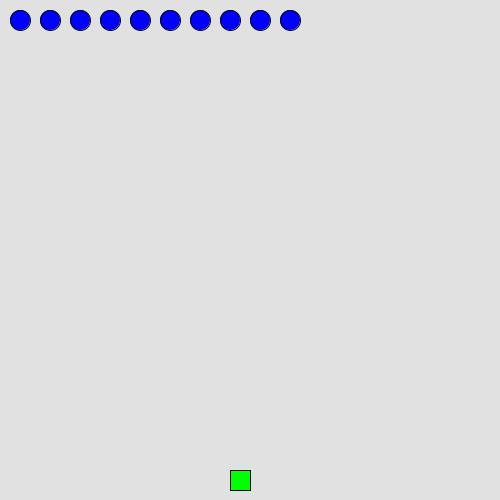
Frame 1 (no input)
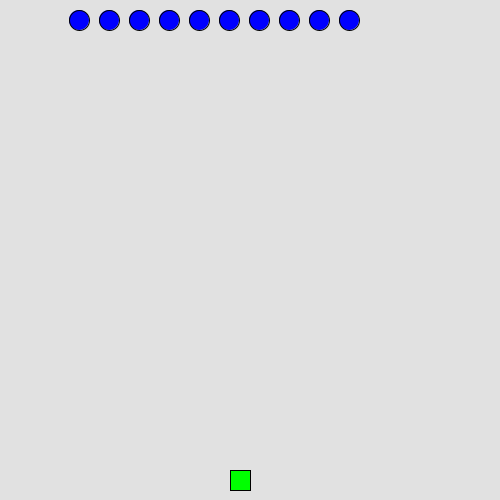
Frame 60 (the mouse pressed at the canvas centre just before this capture)
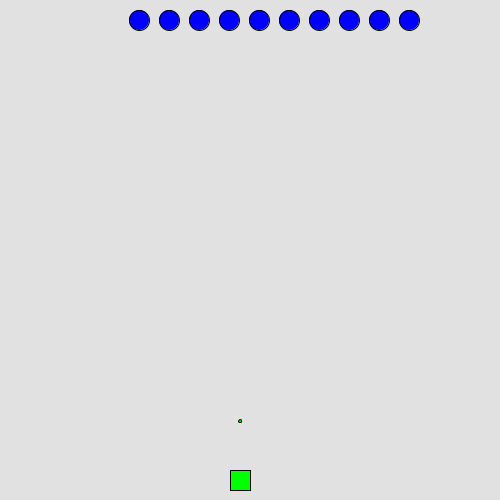
Frame 120 (the mouse held since frame 60 and released just before this capture)

The Processing sketch that drew these frames (run headless with seeded random() and noise(); from frame 60 on, the mouse is pressed at the canvas centre):

// Processing sketch: processing_129704
// ── processing_129704.pde

int noOfInvaderRows = 1;        //Number of invaders for one column
int noOfInvaderColumns = 10;    //Number of invaders for one line
int noOfInvaders = noOfInvaderRows * noOfInvaderColumns;
float[][][] invad = new float[noOfInvaderRows ][noOfInvaderColumns ][2];
int noOfBullets = 10;
float[][] bullet = {{-100, 0}, {-100, 0}, {-100, 0}, {-100, 0}, {-100, 0}, {-100, 0}, {-100, 0}, {-100, 0}, {-100, 0}, {-100, 0}};
float rx, ry;
float invaderY = 20;
int sz = 20;
int shoot = 0;

void setup() {
    size(500, 500);
    rx = 240;    //defense
    ry = 480;
    //invaders
    for(int i=0; i<noOfInvaderRows; i++){
        for(int j=0; j<noOfInvaderColumns; j++){
            invad[i][j][0] = invaderY+j*30;
            invad[i][j][1] = invaderY+i*30;
        }
    }

    rectMode(CENTER);
    frameRate(30);
}

void draw() {
    background(225);
    invaders();
    defense();
}

int direction = 0;
float yStep = 20;
void invaders(){
    fill(0, 0, 255);
    for(int i=0; i<noOfInvaderRows; i++){
        for(int j=0; j<noOfInvaderColumns; j++){
            hitCheck(i, j);
            ellipse(invad[i][j][0], invad[i][j][1], sz, sz);
            if(direction == 0){
              if(invad[i][j][0] > 0){
                invad[i][j][0]++;
                if(invad[i][j][0] > (width-sz/2)){
                  direction = 1;
                  invaderY += yStep;
                }
              }
            }else{
              if(invad[i][j][0] > 0){
                invad[i][j][0]--;
                if(invad[i][j][0] < sz/2){
                  direction = 0;
                  invaderY += yStep;
                }
              }
            }
        }
    }
    if(invaderY >= ry){    //game over
      gameOver();
      text(" You LOSE!", 130, 260);
    }
    for(int i=0; i<noOfInvaderRows; i++){
        for(int j=0; j<noOfInvaderColumns; j++){
            invad[i][j][1] = invaderY+i*30;
        }
    }

}

void gameOver(){
  fill(255, 0, 0);
  textSize(48);
  text("Game Over", 130, 210);
}

void hitCheck(int i, int j){
  for(int k=0; k<noOfBullets; k++){
    if(abs(invad[i][j][1] - bullet[k][1])<sz/2){
      if(abs(invad[i][j][0] - bullet[k][0])<sz/2){
        invad[i][j][0] = -100;
        noOfInvaders--;
      }
    }
  }
  if(noOfInvaders <= 0){
    gameOver();
    text(" You WIN!", 130, 260);
  }
}

void defense(){
    fill(0, 255, 0);
    rect(rx, ry, sz, sz);
    if(shoot != 0){
        shoot--;
        for(int i=0; i<noOfBullets; i++){
          if(bullet[i][0] < 0){
            bullet[i][0] = rx;
            bullet[i][1] = ry;
            break;
          }
        }
    }
    for(int i=0; i<noOfBullets; i++){
      if(bullet[i][0] >= 0){
        ellipse(bullet[i][0], bullet[i][1]--, 3, 3);
      }
      if(bullet[i][1] < 0){
        bullet[i][0] = -100;
      }
    }
}

void mousePressed() {
    if (mouseButton == LEFT) {
        rx -= 10;
        if(rx < sz/2){
          rx = sz/2;
        }
    } else if (mouseButton == RIGHT) {
        rx += 10;
        if(rx > (width-sz/2)){
          rx = width-sz/2;
        }
    } else {
        shoot++;
    }
}
